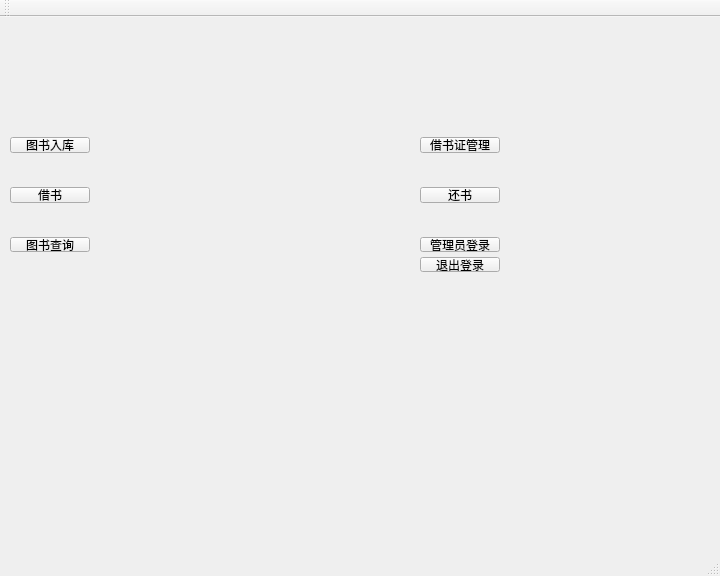
<?xml version="1.0" encoding="UTF-8"?>
<ui version="4.0">
 <class>main_menu</class>
 <widget class="QMainWindow" name="main_menu">
  <property name="geometry">
   <rect>
    <x>0</x>
    <y>0</y>
    <width>720</width>
    <height>576</height>
   </rect>
  </property>
  <property name="minimumSize">
   <size>
    <width>720</width>
    <height>576</height>
   </size>
  </property>
  <property name="maximumSize">
   <size>
    <width>720</width>
    <height>576</height>
   </size>
  </property>
  <property name="windowTitle">
   <string>MainWindow</string>
  </property>
  <widget class="QWidget" name="centralWidget">
   <widget class="QPushButton" name="card_management">
    <property name="geometry">
     <rect>
      <x>420</x>
      <y>120</y>
      <width>80</width>
      <height>16</height>
     </rect>
    </property>
    <property name="text">
     <string>借书证管理</string>
    </property>
   </widget>
   <widget class="QPushButton" name="return_book">
    <property name="geometry">
     <rect>
      <x>420</x>
      <y>170</y>
      <width>80</width>
      <height>16</height>
     </rect>
    </property>
    <property name="text">
     <string>还书</string>
    </property>
   </widget>
   <widget class="QPushButton" name="borrow_book">
    <property name="geometry">
     <rect>
      <x>10</x>
      <y>170</y>
      <width>80</width>
      <height>16</height>
     </rect>
    </property>
    <property name="text">
     <string>借书</string>
    </property>
   </widget>
   <widget class="QPushButton" name="add_book">
    <property name="geometry">
     <rect>
      <x>10</x>
      <y>120</y>
      <width>80</width>
      <height>16</height>
     </rect>
    </property>
    <property name="text">
     <string>图书入库</string>
    </property>
   </widget>
   <widget class="QPushButton" name="search_book">
    <property name="geometry">
     <rect>
      <x>10</x>
      <y>220</y>
      <width>80</width>
      <height>15</height>
     </rect>
    </property>
    <property name="text">
     <string>图书查询</string>
    </property>
   </widget>
   <widget class="QPushButton" name="dba_log_in">
    <property name="geometry">
     <rect>
      <x>420</x>
      <y>220</y>
      <width>80</width>
      <height>15</height>
     </rect>
    </property>
    <property name="text">
     <string>管理员登录</string>
    </property>
   </widget>
   <widget class="QPushButton" name="dba_log_out">
    <property name="geometry">
     <rect>
      <x>420</x>
      <y>240</y>
      <width>80</width>
      <height>15</height>
     </rect>
    </property>
    <property name="text">
     <string>退出登录</string>
    </property>
   </widget>
  </widget>
  <widget class="QToolBar" name="mainToolBar">
   <attribute name="toolBarArea">
    <enum>TopToolBarArea</enum>
   </attribute>
   <attribute name="toolBarBreak">
    <bool>false</bool>
   </attribute>
  </widget>
  <widget class="QStatusBar" name="statusBar"/>
 </widget>
 <layoutdefault spacing="6" margin="11"/>
 <resources/>
 <connections/>
</ui>
